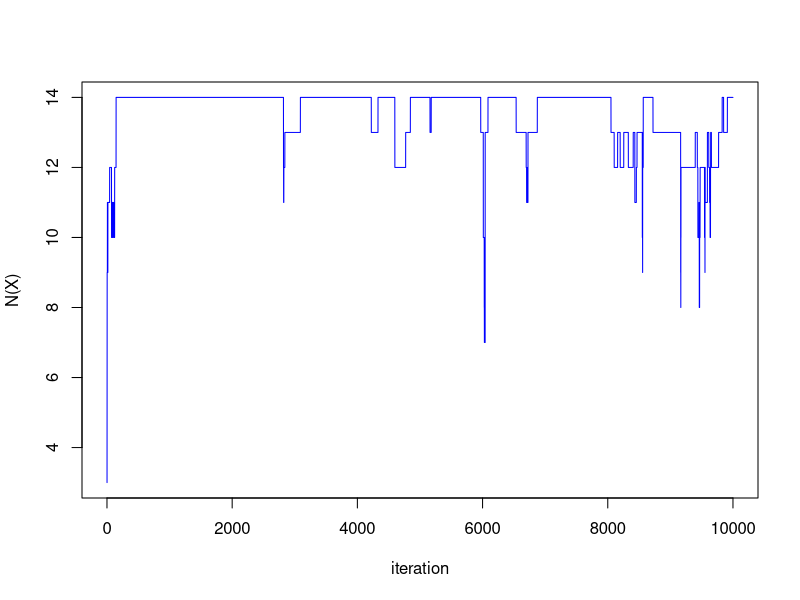
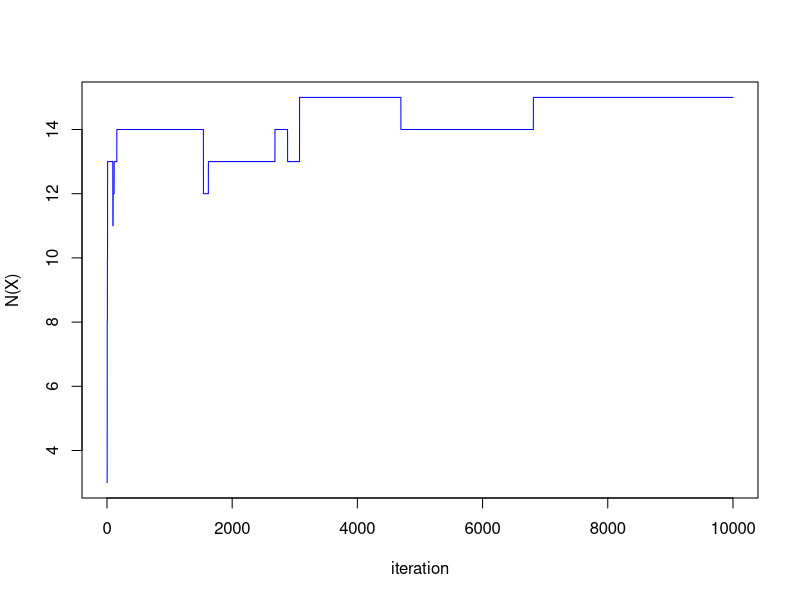
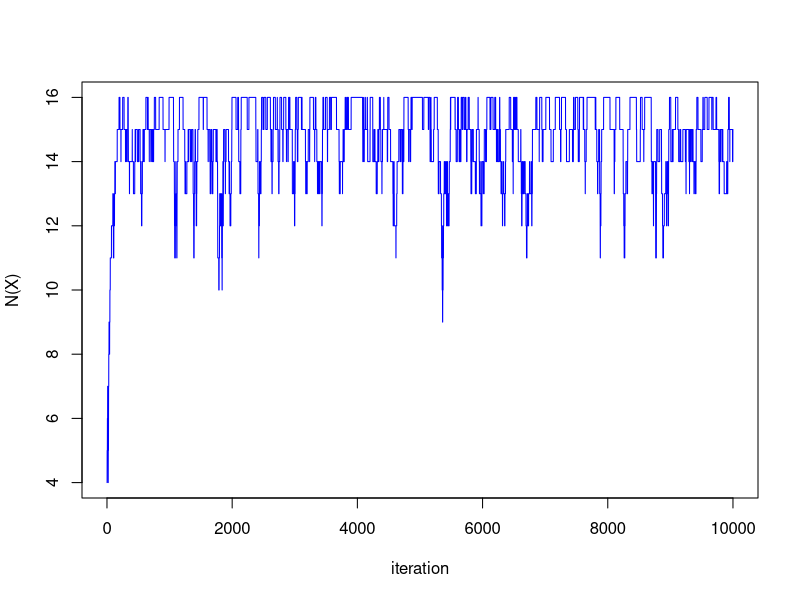
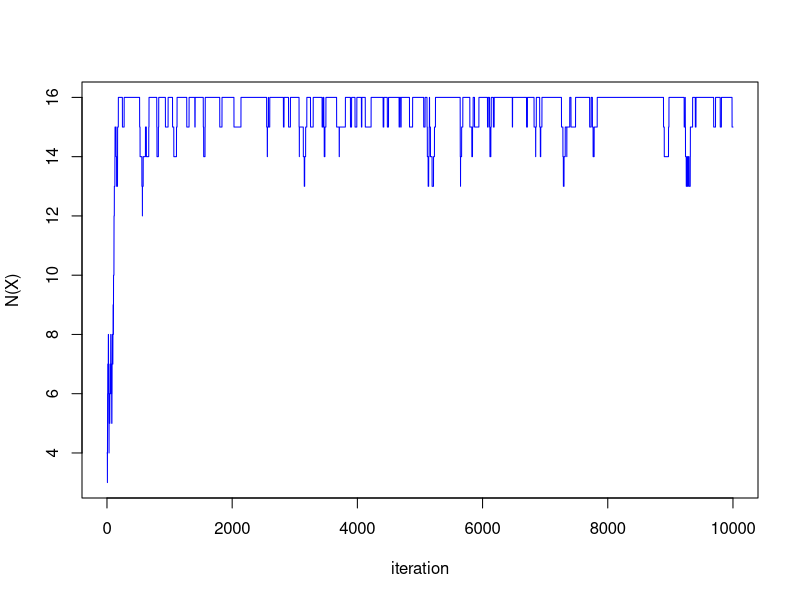

Source code (R) for these figures, in order:
## * Compute neighboring matrix
M1_base <- cbind(diag(3), rep(0, 3)) + cbind(rep(0, 3), -diag(3))
M1 <- rbind(
  cbind(M1_base, matrix(0, 3, 12)),
  cbind(matrix(0, 3, 4), M1_base, matrix(0, 3, 8)),
  cbind(matrix(0, 3, 8), M1_base, matrix(0, 3, 4)),
  cbind(matrix(0, 3, 12), M1_base))
M2_base <- cbind(diag(4), -diag(4))
M2 <- rbind(
  cbind(M2_base, matrix(0, 4, 8)),
  cbind(matrix(0, 4, 4), M2_base, matrix(0, 4, 4)),
  cbind(matrix(0, 4, 8), M2_base))
M <- rbind(M1, M2)

## test
V1 <- c(1, 0, 0, 0, 0, 0, 0, 0, 0, 0, 0, 0, 0, 0, 0, 0)
print(sprintf("For example 1, D(X) = %i", sum(abs(M %*% V1))))
V2 <- c(1, 0, 0, 0, 1, 1, 0, 0, 0, 0, 0, 0, 0, 0, 0, 0)
print(sprintf("For example 2, D(X) = %i", sum(abs(M %*% V2))))

## * Metropolis-Hastings algorithm
random_walk_metropolis <- function(true_dens, prop_func,
                                   X_init, sample_size, lambda) {
  X <- X_init
  samples <- matrix(NA, sample_size, length(X_init))
  for (i in 1:sample_size) {
    X_new <- prop_func(X)
    alpha <- min(1, true_dens(X_new, lambda) / true_dens(X, lambda))
    U <- runif(1)
    if (U < alpha) {
      samples[i, ] <- X_new
      X <- X_new
    } else {
      samples[i, ] <- X
    }
  }
  return(samples)
}

true_dens <- function(V, lambda) {
  N_X <- sum(V)
  D_X <- sum(abs(M %*% V))
  0.8^N_X * 0.2^(16 - N_X) * exp(-lambda * D_X)
}

diag_all_one <- function(V) {
  X <- matrix(V, 4, 4)
  all(diag(X) == 1)
}

## * MH1
prop_func1 <- function(X) {
  rbinom(16, 1, 0.5)
}

V <- V2
sample_size <- 10000
samples <- random_walk_metropolis(true_dens, prop_func1, V, sample_size, 0.5)
plot(1:sample_size, apply(samples, 1, sum), type="l", col="blue", xlab="iteration", ylab="N(X)")
print(sprintf("Probability of diagonal is all 1's: %.3f",
  mean(apply(samples, 1, diag_all_one))))

samples <- random_walk_metropolis(true_dens, prop_func1, V, sample_size, 1)
plot(1:sample_size, apply(samples, 1, sum), type="l", col="blue", xlab="iteration", ylab="N(X)")
print(sprintf("Probability of diagonal is all 1's: %.3f",
  mean(apply(samples, 1, diag_all_one))))

## * MH2
prop_func2 <- function(X) {
  idx <- sample(16, 1, replace = T, prob = rep(1/16, 16))
  X[idx] <- rbinom(1, 1, 0.5)
  return(X)
}

sample_size <- 10000
samples <- random_walk_metropolis(true_dens, prop_func2, V, sample_size, 0.5)
plot(1:sample_size, apply(samples, 1, sum), type="l", col="blue", xlab="iteration", ylab="N(X)")
print(sprintf("Probability of diagonal is all 1's: %.3f",
  mean(apply(samples, 1, diag_all_one))))

samples <- random_walk_metropolis(true_dens, prop_func2, V, sample_size, 1)
plot(1:sample_size, apply(samples, 1, sum), type="l", col="blue", xlab="iteration", ylab="N(X)")
print(sprintf("Probability of diagonal is all 1's: %.3f",
  mean(apply(samples, 1, diag_all_one))))
